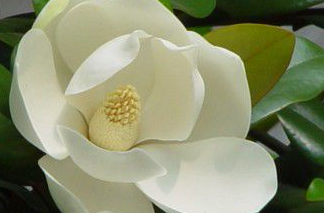
#> input picture test2.png, 324 x 213 px
$ jupyter execute --allow-errors 'Constructing Intensity Graph - Final.ipynb'   (shell and % lines are left out)
#> lines starting #> are read from the running program, lines starting #| are printed output that depends on the picture
[cell 1]
import matplotlib.image as mpimg
import numpy as np
from skimage import io
from skimage.transform import resize
from skimage.color import rgb2yiq
from collections import defaultdict
import cv2
from tqdm import tqdm

[cell 2]
img_file = "test2.png"
img_file_scribbled = "test2_s.png"

[cell 3]
img = io.imread(img_file)
#> img is the input picture: shape (213, 324, 4); mean R, G, B, A 137.4, 141.9, 109.6, 255
img_s = io.imread(img_file_scribbled)
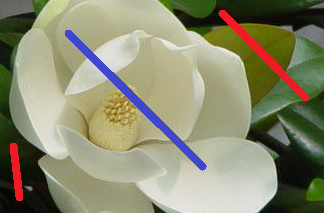
#> input picture test2_s.png, 324 x 213 px
#> img_s is the input picture: shape (213, 324, 4); mean R, G, B, A 138.4, 138.5, 111.4, 255
print(img.dtype, img.shape)
#| uint8 (213, 324, 4)
g_img = cv2.cvtColor(img, cv2.COLOR_RGB2GRAY)
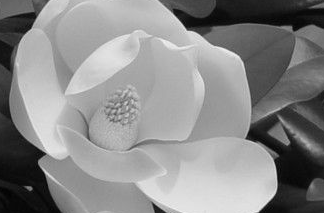
#> g_img: shape (213, 324); min 1, max 242, mean 136.9
g_img_s = cv2.cvtColor(img_s, cv2.COLOR_RGB2GRAY)
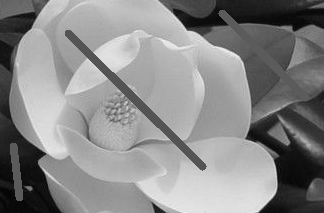
#> g_img_s: shape (213, 324); min 1, max 242, mean 135.4

[cell 4]
io.imshow(img)

[cell 5]
io.imshow(img_s)

[cell 6]
scribble = []
for i in range(img.shape[0]):
    for j in range(img.shape[1]):
        if g_img[i,j] !=  g_img_s[i,j]:
            scribble.append((i,j))
# print(scribble)

[cell 7]
io.imshow(g_img)

[cell 8]
io.imshow(g_img_s)

[cell 9]
diff = g_img - g_img_s
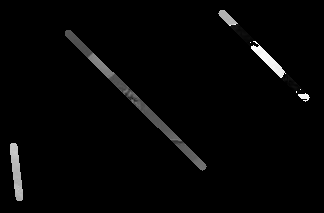
#> diff: shape (213, 324); min 0, max 255, mean 5.3
io.imshow(diff)
io.imsave('diff.png', diff)

[cell 10]
scribble_diff = []
for i in range(diff.shape[0]):
    for j in range(diff.shape[1]):
        if diff[i,j] > 0:
            scribble_diff.append((i,j))
# print(scribble_diff)

[cell 11]
scribble == scribble_diff # Need to see why
#> Out = True

[cell 12]
img_s_key = set()
rgb_s = mpimg.imread(img_file_scribbled)[:,:,:3]
yuv_s = rgb2yiq(rgb_s)
#> yuv_s: shape (213, 324, 3) float32; mean of channels 0, 1, 2 0.531, 0.0338, -0.0333
for i, j in scribble:
    img_s_key.add(tuple(rgb_s[i,j,:3]))
#> after the loop, img_s_key = 2 items
img_s_key # should only have two values

[cell 13]
io.imshow(img_s)

[cell 14]
def find_marked_locations(rgb, rgb_s):
#> called with rgb = 'test2.png', rgb_s = 'test2_s.png'
    g = cv2.cvtColor(io.imread(rgb), cv2.COLOR_RGB2GRAY)
    g_s = cv2.cvtColor(io.imread(rgb_s), cv2.COLOR_RGB2GRAY)
    scribble = []
    non_scribble = []
    for i in range(g.shape[0]):
        for j in range(g.shape[1]):
            if g[i,j] !=  g_s[i,j]:
                scribble.append((i, j))
            else:
                non_scribble.append((i, j))
    return scribble, non_scribble

[cell 15]
def assign_scribble_pixels():
    scribbles_pos, _ = find_marked_locations(img_file, img_file_scribbled)
    scribbles_pos_dict = defaultdict(list)
    rgb_s = mpimg.imread(img_file_scribbled)[:,:,:3]
    for pos in scribbles_pos:
        if tuple(rgb_s[pos[0], pos[1]]) in img_s_key:
            scribbles_pos_dict[tuple(rgb_s[pos[0], pos[1]])].append(pos)

    # Sanity Check
    # Ensuring only two colors representing either foreground or background.
    print(len(scribbles_pos_dict))
    l = 0
    for k in scribbles_pos_dict:
        l += len(scribbles_pos_dict[k])

    if l == len(scribbles_pos):
        print('OK')
    # ------------
    return scribbles_pos_dict

scribbles_pos_dict = assign_scribble_pixels()
list(scribbles_pos_dict.keys())

[cell 16]
# https://sandipanweb.wordpress.com/2018/02/11/interactive-image-segmentation-with-graph-cut/
def compute_pdfs(imfile, imfile_scrib):
#> called with imfile = 'test2.png', imfile_scrib = 'test2_s.png'
    rgb = mpimg.imread(imfile)[:,:,:3]
    yuv = rgb2yiq(rgb)
#> yuv: shape (213, 324, 3) float32; mean of channels 0, 1, 2 0.537, 0.0302, -0.0431
    rgb_s = mpimg.imread(imfile_scrib)[:,:,:3]
    yuv_s = rgb2yiq(rgb_s)
    # io.imshow(rgb)
    # io.imshow(rgb_s)

    # find the scribble pixels
    # scribbles = find_marked_locations(rgb, rgb_s)
    scribbles, _ = find_marked_locations(imfile, imfile_scrib)
    if not scribbles:
        raise Exception

    imageo = np.zeros(yuv.shape)

    # separately store background and foreground scribble pixels in the dictionary comps
    comps = defaultdict(lambda:np.array([]).reshape(0,3))
    for (i, j) in scribbles:
         imageo[i,j,:] = rgb_s[i,j,:]
         # scribble color as key of comps
         comps[tuple(imageo[i,j,:])] = np.vstack([comps[tuple(imageo[i,j,:])], yuv[i,j,:]])
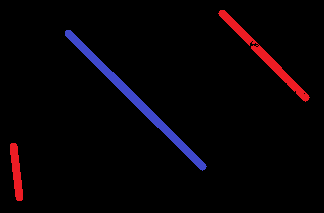
#> imageo: shape (213, 324, 3) float64; mean R, G, B 0.0247, 0.00866, 0.0211
#> after the loop, comps = 2 items
    mu, sigma = {}, {}
    # compute MLE parameters for Gaussians
    for c in comps:
         mu[c] = np.mean(comps[c], axis=0)
         sigma[c] = np.cov(comps[c].T)
#> this loop made 2 passes
#> c on passes 1 to 2: (0.929, 0.11, 0.141), (0.247, 0.282, 0.8)
#> after the loop, mu = {(0.929, 0.11, 0.141): [0.237, 0.0404, -0.0726], (0.247, 0.282, 0.8): [0.696, 0.0557, -0.0419]}; sigma = {(0.929, 0.11, 0.141): [[0.0207, 0.00378, -0.00638], [0.00378, 0.003, -0.00178], [-0.00638, -0.00178, 0.00229]], (0.247, 0.282, 0.8): [[0.00536, -0.00166, 0.000949], [-0.00166, 0.00145, -0.000647], [0.000949, -0.000647, 0.000345]]}
    return (mu, sigma)

[cell 17]
# Check to see what they mean
m, s = compute_pdfs(img_file, img_file_scribbled)
#> m has the same summary as mu in compute_pdfs; s has the same summary as sigma in compute_pdfs

[cell 18]
m
#> Out has the same summary as mu in compute_pdfs

[cell 19]
#for val in s:
#    s[val] = s[val] * 2

[cell 20]
for val in s:
    s[val] = s[val] * 2
#> this loop made 2 passes
#> after the loop, s = {(0.929, 0.11, 0.141): [[0.0414, 0.00757, -0.0128], [0.00757, 0.006, -0.00357], [-0.0128, -0.00357, 0.00457]], (0.247, 0.282, 0.8): [[0.0107, -0.00332, 0.0019], [-0.00332, 0.00291, -0.00129], [0.0019, -0.00129, 0.00069]]}

[cell 21]
import scipy.stats as ss
pixel_val = rgb_s[0,0,:]
#> pixel_val = [0.38, 0.384, 0.361]

k1, k2 = list(scribbles_pos_dict.keys())
var0 = ss.multivariate_normal.pdf(pixel_val,m[k1], s[k1])
#> var0 = 3.06e-225
var0
#> Out = 3.06e-225

[cell 22]
k2

[cell 23]
var1 = ss.multivariate_normal.pdf(pixel_val, m[k2], s[k2])
#> var1 = 0
var1
#> Out = 0

[cell 24]
#non_scribbles_pos[20001]

[cell 25]
var2 = var0 + var1
#> var2 = 3.06e-225
print(var1, ": ",var2)
#| 0.0 :  3.0574465532113564e-225
print(var0/var2, var1/var2) # Source and Sink Weights
#| 1.0 0.0

## Constructing Graph for QA with Source and Sink nodes

[cell 26]
s_J = {}
r, c = g_img.shape[:2]
#> r = 213; c = 324
print("c = ",r*c)
#| c =  69012
#k1, k2 = list(scribbles_pos_dict.keys())

red = (0.92941177, 0.10980392, 0.14117648)
blue = (0.24705882, 0.28235295, 0.8)
for pos in scribbles_pos_dict[blue]:
    s_J[(pos[0]*c + pos[1], 's')] = -99
    s_J[(pos[0]*c + pos[1], 't')] = -.5

for pos in scribbles_pos_dict[red]:
    s_J[(pos[0]*c + pos[1], 't')] = -99
    s_J[(pos[0]*c + pos[1], 's')] = -.5

[cell 27]
scribbled_pos, non_scribbles_pos = find_marked_locations(img_file, img_file_scribbled)
print(len(non_scribbles_pos))
#| 66027
assert (len(scribbled_pos) + len(non_scribbles_pos)) == r*c
(len(scribbled_pos) + len(non_scribbles_pos))
#> Out = 69012

[cell 28]
## assigning total_pixel - scribble_pixels probabilities of background or foreground using PDF function

[cell 29]
rgb_s = mpimg.imread(img_file_scribbled)[:,:,:3]
#print(rgb_s[0,0,:])
#print("************* ",len(non_scribbles_pos))
non_s_j = {}
rgb = mpimg.imread(img_file)[:,:,:3]
cnt = 0

mult_factor_lambda = 40
red = (0.92941177, 0.10980392, 0.14117648)
blue = (0.24705882, 0.28235295, 0.8)
for val in m:
    if round(sum(val),2) == 1.33:
        blue = val
    else:
        red = val
#> this loop made 2 passes

for i, pos in tqdm(enumerate(non_scribbles_pos)):

    var0 = ss.multivariate_normal.pdf(rgb[pos[0],pos[1],:], m[blue], s[blue])
    var1 = ss.multivariate_normal.pdf(rgb[pos[0],pos[1],:], m[red], s[red])


    #print("var0: {} var1:{} res0:{}, res1:{} ".format(var0, var1, res0, res1))
    import math
    if var0 == 0 and var1 == 0:
        res0 = .5
        res1 = 99

        non_s_j[(pos[0]*c + pos[1], 's')] = -res0
        non_s_j[(pos[0]*c + pos[1], 't')] = -res1
        cnt +=1
    else:
        var0 += .001
        var1 += .001
        res = var0 + var1
        res0 = var0
        res1 = var1
        non_s_j[(pos[0]*c + pos[1], 's')] = - (mult_factor_lambda * np.log(res0))
        non_s_j[(pos[0]*c + pos[1], 't')] = - (mult_factor_lambda * np.log(res1))
#> this loop made 66027 passes
#> (var0, var1) on passes 1 to 12: (0.001, 0.001), (0.001, 0.001), (0.001, 0.001), (0.001, 0.001), (0.001, 0.001), (0.001, 0.001), (0.001, 0.001), (0.001, 0.001), (0.001, 0.001), (0.001, 0.001), (0.001, 0.001), (0.001, 0.001)
#> after the loop, cnt = 43403; non_s_j = 132054 items

    #print("******** got var1: {}, var2: {}".format(var0, var1))


    #print(res0, " : ", res1)
print("total:{} nane:{}".format(i, cnt))
#| total:66026 nane:43403

[cell 30]
list(m.keys())
round(sum([0.24705882370471954, 0.2823529541492462, 0.800000011920929]), 2)

[cell 31]
0.24705882, 0.28235295, 0.8
round(sum([0.24705882, 0.28235295, 0.8]), 2)

[cell 32]
rgb[0,0,:]
ss.multivariate_normal.pdf(rgb[82,82,:], m[k2], s[k2])
#total:66026 nane:47191
print((len(scribbled_pos)))
#| 2985
print(66026-47191)

--------------------------------------------------
## Constructing Graph for QA from g_img Intensities

[cell 33]
for i, pxi in enumerate(g_img):
    for j, pxij in enumerate(pxi):
        pass
print(i, j, pxij)
#| 212 323 45
g_img[0,0]
#> Out = 97

[cell 34]
import math
import dimod
std = np.std(g_img)
#> std = 64.29

rgb_t = np.reshape(rgb.T, (3,-1)) # images.shape = (3,5120000)
std = np.std(rgb_t, axis = 1)
#> std = [0.265, 0.247, 0.263]
std
#> Out = [0.265, 0.247, 0.263]

#### Constructing QUBO Model BQM

[cell 35]
# [37 lines of commented-out code are left out]

#### Constructing Spin/Ising Model BQM

[cell 36]
h = {'s': -1, 't': 1}
J = {}

'''for i in enumerate(r):
    for j in enumerate(c):
        pass
        # # Just putting Intensity for now
        # h[i*c + j] = pxij
        #h[i*c + j] = 0
'''
for i in range(r):
    for j in range(c):
        # print(i , j)
        res = 0
        if i-1 >= 0:
            #Up
            a, b = i*c + j, (i-1)*c + j
            # print('UP:', a, b)
            Ia, Ib = rgb[i, j, :], rgb[i-1, j, : ]
            power = ((Ia[0] -Ib[0])**2 / (2*(std[0]**2))) + ((Ia[1] -Ib[1])**2 / (2*(std[1]**2))) + ((Ia[2] -Ib[2])**2 / \
            (2*(std[2]**2)))
            res = math.exp(-power)
            J[(a, b)] = -res
        if i+1 < r:
            #Down
            a, b = i*c + j, (i+1)*c + j
            # print('DOWN:', a, b)
            Ia, Ib = rgb[i, j, :], rgb[i+1, j, : ]
            power = ((Ia[0] -Ib[0])**2 / (2*(std[0]**2))) + ((Ia[1] -Ib[1])**2 / (2*(std[1]**2))) + ((Ia[2] -Ib[2])**2 / \
            (2*(std[2]**2)))
            res = math.exp(-power)
            J[(a, b)] = -res
        if j-1 >= 0:
            #Left
            a, b = i*c + j, i*c + (j-1)
            # print('LEFT:', a, b)
            Ia, Ib = rgb[i, j, :], rgb[i, j-1, : ]
            power = ((Ia[0] -Ib[0])**2 / (2*(std[0]**2))) + ((Ia[1] -Ib[1])**2 / (2*(std[1]**2))) + ((Ia[2] -Ib[2])**2 / \
            (2*(std[2]**2)))
            res = math.exp(-power)

            J[(a, b)] = -res
        if j+1 < c:
            #Right
            a, b = i*c + j, i*c + (j+1)
            # print('RIGHT:', a, b)
            Ia, Ib = rgb[i, j, :], rgb[i, j+1, : ]
            power = ((Ia[0] -Ib[0])**2 / (2*(std[0]**2))) + ((Ia[1] -Ib[1])**2 / (2*(std[1]**2))) + ((Ia[2] -Ib[2])**2 / \
            (2*(std[2]**2)))
            res = math.exp(-power)
            J[(a, b)] = -res
#> after the loop, J = 274974 items

[cell 37]
len(h)

[cell 38]
len(J)
#> Out = 274974

[cell 39]
# J

[cell 40]
'''import matplotlib.pyplot as plt
import matplotlib.colors as colors
import numpy as np
import networkx as nx
import sys

from bokeh.io import show, output_notebook
from bokeh.models import Plot, Range1d, MultiLine, Circle, Label, LabelSet, ColumnDataSource
from bokeh.models import WheelZoomTool, ZoomInTool, ZoomOutTool, ResetTool, PanTool
from bokeh.models.graphs import from_networkx

def plot_bqm(bqm):
    """Plot binary quadratic model as a labeled graph."""
    g = nx.Graph()
    g.add_nodes_from(bqm.variables)
    g.add_edges_from(bqm.quadratic)
    plot_size = 400
    text_size = '16pt'

    graph = from_networkx(g, nx.spring_layout)
    graph.node_renderer.glyph = Circle(size=35, fill_color='purple', fill_alpha=0.25)
    graph.edge_renderer.glyph = MultiLine(line_alpha=0.8, line_width=2)

    pos = nx.spring_layout(g)
    data = {'xpos': [], 'ypos': [], 'label': []}
    for label, loc in pos.items():
        data['label'].append(label)
        data['xpos'].append(loc[0])
        data['ypos'].append(loc[1])
    labels = LabelSet(x='xpos', y='ypos', text='label', level='glyph',
                      source=ColumnDataSource(data), x_offset=-1, y_offset=-1,
                      text_color="blue", text_font_size='14pt', text_font_style='bold')

    plot = Plot(plot_width=plot_size, plot_height=plot_size, x_range=Range1d(-1.3, 1.3), y_range=Range1d(-1.3, 1.3))
    plot.title.text = "BQM with {} nodes and {} edges".format(len(bqm), len(bqm.quadratic))

    tools = [WheelZoomTool(), ZoomInTool(), ZoomOutTool(), PanTool(), ResetTool()]
    plot.add_tools(*tools)
    plot.toolbar.active_scroll = tools[0]

    plot.renderers.append(graph)
    plot.add_layout(labels)
    plot.background_fill_color = "lightyellow"

    show(plot)
    '''

[cell 41]
#plot_bqm(bqm)

[cell 42]
res_J = dict(s_J)
res_J.update(non_s_j)
res_J.update(J)
print(len(res_J))
#| 407028
